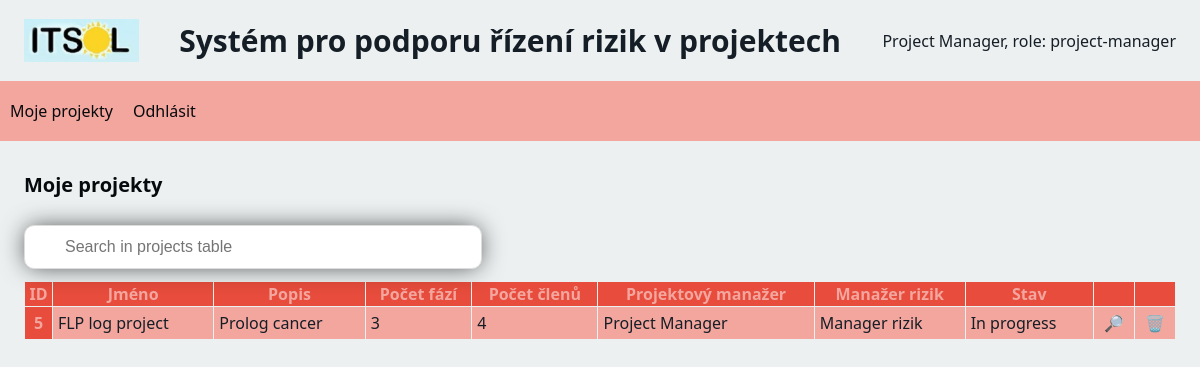
Before: /projects/ (signed in) with the older database file.
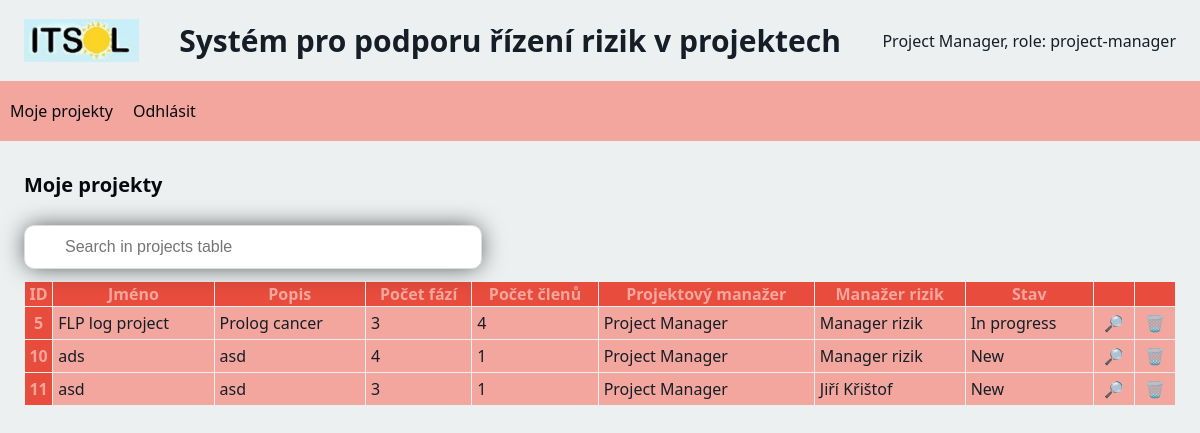
After: the same page with the newer database file.
### riskManagement/models.py (models this page shows)
class Project(models.Model):
    name = models.CharField(max_length=255)
    description = models.CharField(max_length=255)
    foreignKeyManager = models.ForeignKey(User, on_delete=models.PROTECT, related_name="projectManager")
    foreignKeyManagerRisk = models.ForeignKey(User, on_delete=models.PROTECT, related_name="riskManager")
    members = models.ManyToManyField(User, related_name="members")
    state = models.CharField(max_length=255)
    scale = models.IntegerField()

class User(models.Model):
    firstName = models.CharField(max_length=255)
    lastName = models.CharField(max_length=255)
    email = models.CharField(max_length=255, unique=True)
    phoneNum = models.CharField(max_length=255, unique=True)
    userLogin = models.CharField(max_length=255, unique=True)
    password = models.CharField(max_length=255)
    privileges = models.CharField(max_length=255)

### riskManagement/views.py (the view)
# urls.py: path('projects/', views.projects, name='projects'),
def projects(request):
    projects = Project.objects.filter(Q(foreignKeyManager=request.session["id"]) | Q(members=request.session["id"])).distinct()
    phases = Phase.objects.all()
    projectsData = []
    for proj in projects:
        phaseCounter = 0
        for p in phases:
            if (proj == p.foreignKeyProject):
                phaseCounter += 1
        projectsData.append((proj, phaseCounter))
    context = {
        "user" :  User.objects.get(id=request.session["id"]),
        "privileges": request.session.get("privileges"),
        "projects": projectsData,
    }
    template = loader.get_template("projects.html")
    log_info(request, f"navigation to 'Projects' view")
    return HttpResponse(template.render(context, request))

### riskManagement/helpers.py (called while the page is built)
def log_info(request, message):
    user_id = request.session["id"]
    privileges = request.session["privileges"]
    logger.info(f"USER_INFO : [ id: {user_id}, privileges: {privileges} ] - {message}")

### riskManagement/templates/projects.html (shortened to what this page needs)
<!DOCTYPE html>
<html>
    <head>
        {% include 'head.html' %}
    </head>
    <body>
        {% include 'nav.html' %}
        <h2>Moje projekty</h2>
        <input type="text" id="myInput" onkeyup="lookUp()"
        placeholder="Search in projects table">
        <table id="projectTable">
            <tr>
                <th>ID</th>
                <th>Jméno</th>
                <th>Popis</th>
                <th>Počet fází</th>
                <th>Počet členů</th>
                <th>Projektový manažer</th>
                <th>Manažer rizik</th>
                <th>Stav</th>
                <th></th>
                <th></th>
            </tr>
            {% for x, y in projects %}
            <tr>
                <th>{{x.id}}</th>
                <td>{{ x.name }}</td>
                <td>{{ x.description }}</td>
                <td>{{y}}</td>
                <td>{{ x.members.all.count }}</td>
                <td>{{x.foreignKeyManager.firstName}} {{x.foreignKeyManager.lastName}}</td>
                <td>{{x.foreignKeyManagerRisk.firstName}} {{x.foreignKeyManagerRisk.lastName}}</td>
                <td>{{ x.state }}</td>
                <td class="center"><a href="projectDetail/{{ x.id }}">🔎</a></td>
                <td class="center"><a href="removeProject/{{ x.id }}">🗑️</a></td>
            </tr>
            {% endfor %}
        </table>
    </body>
</html>

Changed rows visible on the page:
added Project: id "10", name "ads", description "asd", foreignKeyManagerRisk "4", members.all.count "1", foreignKeyManager.firstName "Project", foreignKeyManager.lastName "Manager", foreignKeyManagerRisk.firstName "Manager", foreignKeyManagerRisk.lastName "rizik", state "New"
added Project: id "11", name "asd", description "asd", y "3", members.all.count "1", foreignKeyManager.firstName "Project", foreignKeyManager.lastName "Manager", foreignKeyManagerRisk.firstName "Jiří", foreignKeyManagerRisk.lastName "Křištof", state "New"
